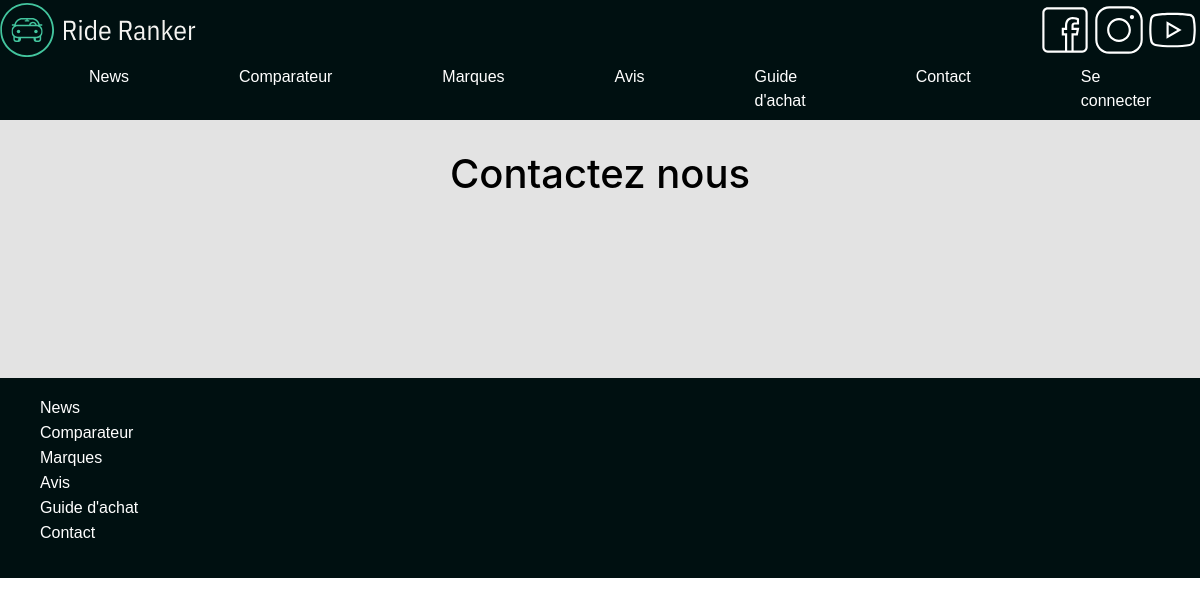
The app's page /public/Contact, older data.
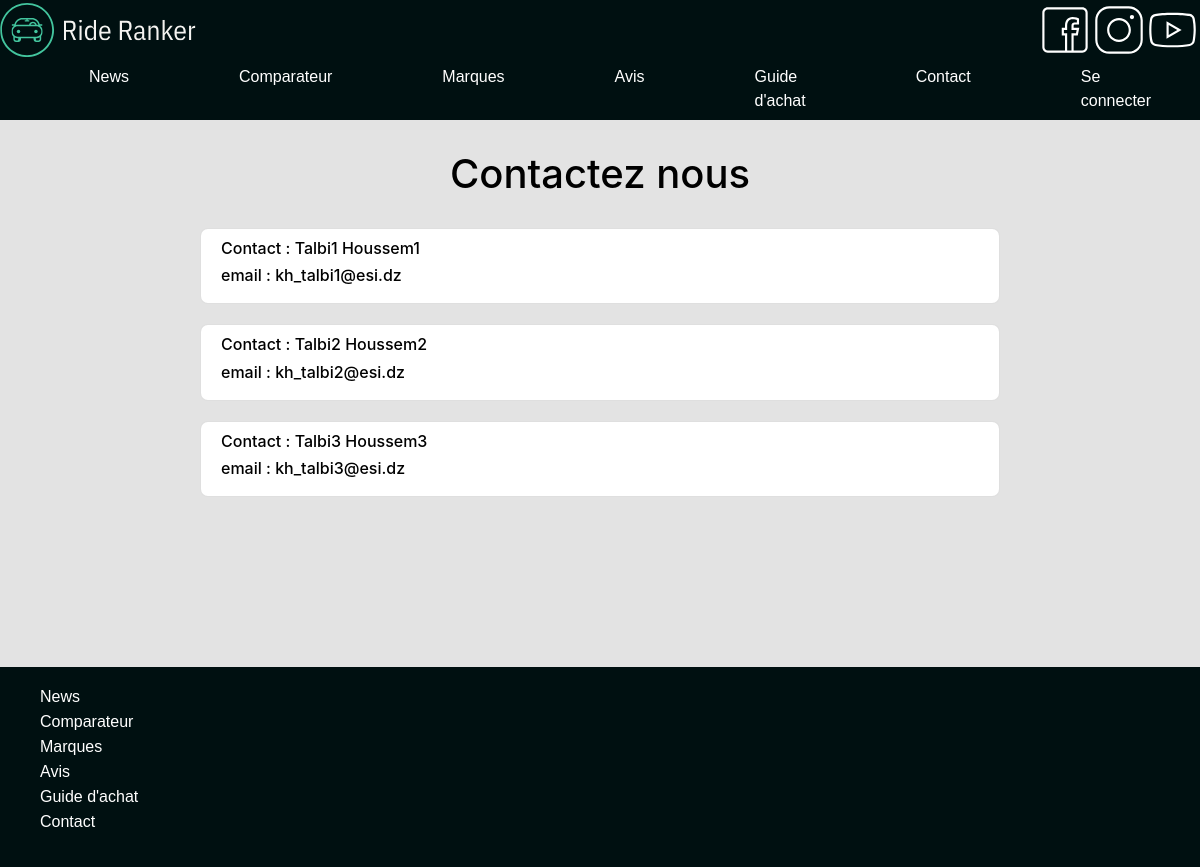
The same page, newer data.
### tables this page shows
CREATE TABLE `contact` (
  `contact_id` int(11) NOT NULL,
  `nom` varchar(255) NOT NULL,
  `prenom` varchar(255) NOT NULL,
  `email` varchar(255) NOT NULL
);

### app/Controllers/ContactController.php (called while the page is built, shortened)
<?php
require_once("../app/Views/UserViews/HeadView.php");
require_once("../app/Views/UserViews/BottomView.php");
require_once("../app/Views/UserViews/TopBarView.php");
require_once("../app/Views/UserViews/MenuBarView.php");
require_once("../app/Views/UserViews/FooterView.php");
require_once("../app/Views/UserViews/ContactView.php");
class ContactController extends Controller
{
    public function loadPage($data)
    {
        $contact = new ContactModel();
        $head = new HeadView();
        $bottom = new BottomView();
        $topBar = new TopBarView();
        $menuBar = new MenuBarView();
        $footer = new FooterView();
        $contactView = new ContactView();
        $contactData = $contact->getAll();
        $head->show(null);
        $topBar->show(null);
        $menuBar->show($_SESSION['user-authenticated']??null);
        $contactView->show($contactData);
        $bottom->show(null);
        $footer->show(null);
    }
}

### app/Core/App.php (called while the page is built, shortened)
<?php
class App
{
    private $method = 'loadPage';
    private function splitURL()
    {
        $URL = $_GET["url"] ?? 'Home';
        $URL = explode("/", $URL);
        return $URL;
    }
    public function loadController()
    {
        $controller = new $this->controller;
        call_user_func_array([$controller, $this->method], [$this->splitURL()]);
    }
}

### public/index.php (called while the page is built, shortened)
<?php
$app = new App;
$app->loadController();

### app/Core/Model.php (called while the page is built, shortened)
<?php
abstract class Model{
    public function connect(){
        $dsn = "mysql:host=127.0.0.1;dbname=comparateur_vehicules;";
        try {
            $this->connection = new PDO($dsn, "root", "");
        } catch (PDOException $ex) {
            printf("erreur de connexion à la base de donnée", $ex->getMessage());
            exit();
        }
    }
    public function request($c, $r)
    {
        $result = $c->query($r);
        return $result->fetchAll();
    }
}

### app/Models/ContactModel.php (called while the page is built, shortened)
<?php
class ContactModel extends Model{
    public function getAll()
    {
        $data = $this->request($this->connection,'select * from contact');
        return $data;
    }
}

### app/Views/UserViews/ContactView.php (the view)
<?php
class ContactView extends View{
    public function show($data)
    {
        echo"<div class='section' style='padding-bottom: 150px'>";
            echo"<h1>Contactez nous</h1>";
            foreach ($data as $contact) {
                echo "
                    <a class='card' style='margin-bottom: 20px;width: 800px; text-decoration: none;color: black; padding: 10px;border-radius: 8px'>
                        <div style='display: flex; flex-direction: row; align-items: center; width:100%'>";
                echo "
                            <div style='display: flex;flex-direction: column; margin-left: 10px'>
                                <h6>Contact : $contact[nom] $contact[prenom]</h6>
                                <h6>email : $contact[email]</h6>
                            </div>";
                echo "
                        </div>
                    </a>";
            }
        echo"</div>";
    }
}

### app/Views/UserViews/HeadView.php (shortened to what this page needs)
<?php
class HeadView extends View {
    public function show($data)
    {
        $PublicPath = "http://localhost/cars_website_scratch_version/public";
        echo "<html lang='fr'>
            <head>
                <meta charset='utf-8'>
                <meta http-equiv='X-UA-Compatible' content='IE=edge'>
                <meta name='viewport' content='width=device-width, initial-scale=1'>
                <script src='https://code.jquery.com/jquery-3.6.0.min.js'></script>
                <link rel='stylesheet' type='text/css' href='https://cdn.datatables.net/1.11.5/css/jquery.dataTables.css'>
                <script type='text/javascript' charset='utf' src='https://cdn.datatables.net/1.11.5/js/jquery.dataTables.js'></script>
                <link href='$PublicPath/assets/css/styleSheet.css' rel='stylesheet' type='text/css' />
                <link rel='stylesheet' href='https://cdn.jsdelivr.net/npm/bootstrap@4.0.0/dist/css/bootstrap.min.css'>
                <title></title>
            </head>
            <body>";
    }
}

### app/Views/UserViews/TopBarView.php
<?php
class TopBarView extends View {
    public function show($data)
    {
        echo"<div class='bar'>";
            echo"<a href='http://localhost/cars_website_scratch_version/public/'><img src='http://localhost/cars_website_scratch_version/public/assets/images/logo.svg' alt='logo' style='height: 90%'/></a>";
            echo"<div id='social-medias'>";
        echo"<a href='https://www.facebook.com'><img src='http://localhost/cars_website_scratch_version/public/assets/images/facebook.svg' alt='logo' style='height: 90%; filter: invert(100%) sepia(30%) saturate(0%) hue-rotate(176deg) brightness(118%) contrast(101%);'/></a>";
        echo"<a href='https://www.instagram.com'><img src='http://localhost/cars_website_scratch_version/public/assets/images/instagram.svg' alt='logo' style='height: 90%; filter: invert(100%) sepia(30%) saturate(0%) hue-rotate(176deg) brightness(118%) contrast(101%);'/></a>";
        echo"<a href='https://www.youtube.com'><img src='http://localhost/cars_website_scratch_version/public/assets/images/youtube.svg' alt='logo' style='height: 90%; filter: invert(100%) sepia(30%) saturate(0%) hue-rotate(176deg) brightness(118%) contrast(101%);'/></a>";
            echo"</div>";
        echo"</div>";
    }
}

### app/Views/UserViews/MenuBarView.php
<?php
class MenuBarView extends View {
    public function show($data)
    {
        echo "<div class='bar' style='justify-content: center'>";
        echo "<ul class='menu'>
            <li>
                <a href='http://localhost/cars_website_scratch_version/public/News'>
                    News
                </a>
            </li>
            <li>
                <a href='http://localhost/cars_website_scratch_version/public/Compare'>
                    Comparateur
                </a>
            </li>
            <li>
                <a href='http://localhost/cars_website_scratch_version/public/Marque'>
                    Marques
                </a>
            </li>
            <li>
                <a href='http://localhost/cars_website_scratch_version/public/AvisMarque'>
                    Avis
                </a>
            </li>
            <li>
                <a href='http://localhost/cars_website_scratch_version/public/GuideAchat'>
                    Guide d'achat
                </a>
            </li>
            <li>
                <a href='http://localhost/cars_website_scratch_version/public/Contact'>
                    Contact
                </a>
            </li>
            <li>";
                if(isset($data)){
                    echo"<a href='http://localhost/cars_website_scratch_version/public/Account'>
                        Mon compte
                    </a>";
                }else{
                    echo"<a href='http://localhost/cars_website_scratch_version/public/Login'>
                        Se connecter
                    </a>";
                }
            echo"</li>
        </ul>";
        echo "</div>";
    }
}

### app/Views/UserViews/BottomView.php (shortened to what this page needs)
<?php
class BottomView extends View {
    public function show($data)
    {
        echo"   <script src='http://localhost/cars_website_scratch_version/public/assets/js/ComparatorsScript.js'></script>
                <script src='https://cdn.jsdelivr.net/npm/popper.js@1.12.9/dist/umd/popper.min.js'></script>
                <script src='https://cdn.jsdelivr.net/npm/bootstrap@4.0.0/dist/js/bootstrap.min.js'></script>
                </body>
                </html>";
    }
}

### app/Views/UserViews/FooterView.php
<?php
class FooterView extends View {
    public function show($data)
    {
        echo "<div class='footer'>";
        echo "<ul id='footer-ul'>
            <li>
                <a href='http://localhost/cars_website_scratch_version/public/News'>
                    News
                </a>
            </li>
            <li>
                <a href='http://localhost/cars_website_scratch_version/public/Compare'>
                    Comparateur
                </a>
            </li>
            <li>
                <a href='http://localhost/cars_website_scratch_version/public/Marque'>
                    Marques
                </a>
            </li>
            <li>
                <a href='http://localhost/cars_website_scratch_version/public/AvisMarque'>
                    Avis
                </a>
            </li>
            <li>
                <a href='http://localhost/cars_website_scratch_version/public/GuideAchat'>
                    Guide d'achat
                </a>
            </li>
            <li>
                <a href='http://localhost/cars_website_scratch_version/public/Contact'>
                    Contact
                </a>
            </li>
        </ul>";
        echo "</div>";
    }
}

### public/assets/css/styleSheet.css (style rules this page uses)
.bar { width: 100%; height: 60px; background-color: #001011; display: flex; flex-direction: row; justify-content: space-between; align-items: center; }
li > a { color: white; font-family: Arial, serif; text-decoration: none; }
ul.menu { list-style: none; display: flex; }
ul.menu > li { margin-top: 12px; margin-inline: 55px; }
.footer { width: 100%; height: 200px; display: flex; align-items: center; background-color: #001011; justify-content: flex-start; }
#footer-ul { list-style: none; }
div.section { width: 100%; background-color: #E3E3E3; display: flex; flex-direction: column; align-items: center; }
div.section > h1 { color: black; margin: 30px }

Row changes from the older to the newer data that the page shows:
added contact: nom "Talbi1", prenom "Houssem1", email "kh_talbi1@esi.dz"
added contact: nom "Talbi2", prenom "Houssem2", email "kh_talbi2@esi.dz"
added contact: nom "Talbi3", prenom "Houssem3", email "kh_talbi3@esi.dz"
